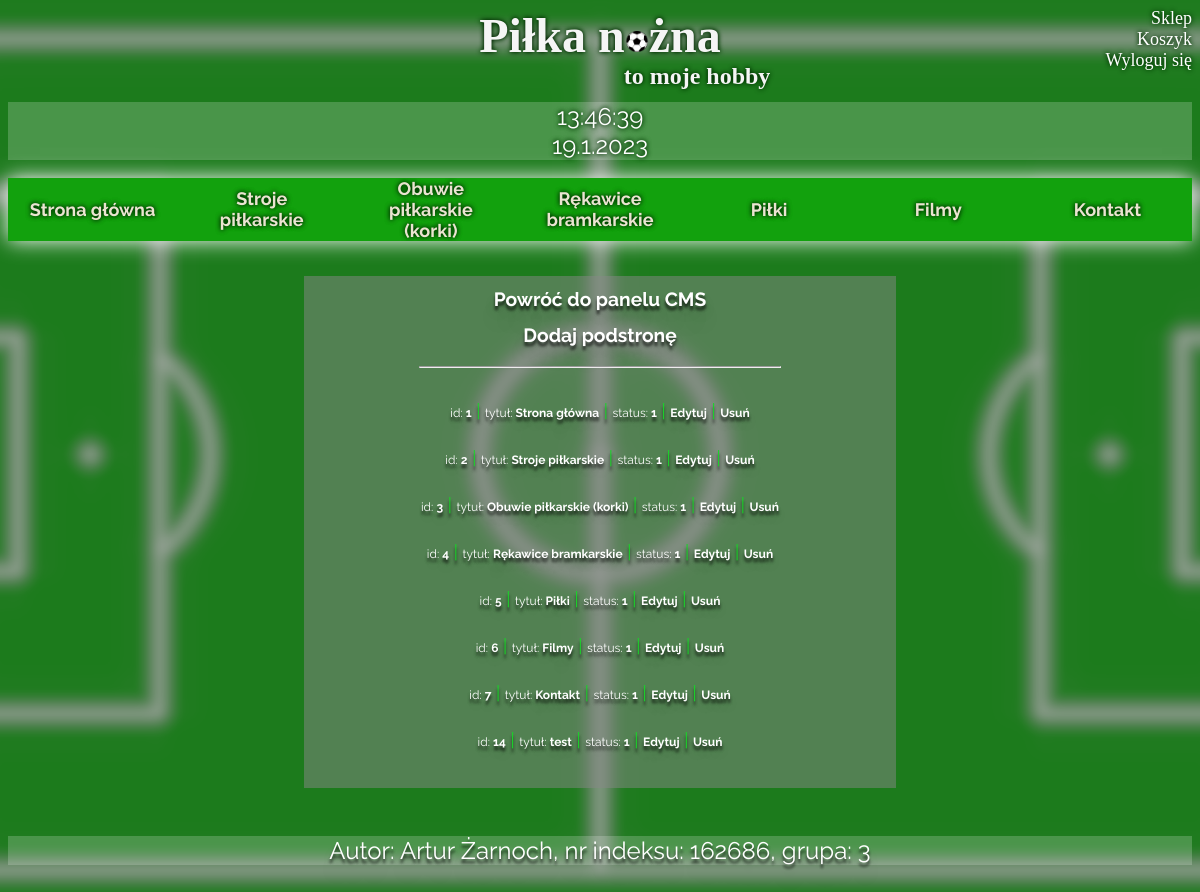
The page /?idp=panel_cms&podstrony (signed in) on the database its author committed.
### tables this page shows
CREATE TABLE `page_list` (
  `id` int(11) NOT NULL,
  `page_title` varchar(255) NOT NULL,
  `page_content` mediumtext NOT NULL,
  `alias` varchar(20) NOT NULL,
  `status` int(11) NOT NULL DEFAULT 1
);

### admin/podstrony.php (the view, shortened to what this page needs)
<?php
    if (isset($_SESSION['auth']) && $_SESSION['auth'] === true && $_SESSION['logged'] === true) {
        function ListaPodstron() {
            require(dirname(__DIR__, 1). '/cfg.php');
            $query = "SELECT * FROM page_list LIMIT 100";
            $sth = $dbh->prepare($query);
            $sth->setFetchMode(PDO::FETCH_ASSOC);
            $sth->execute();
            echo('
                <link rel="stylesheet" href="css/admin.css">
                <div class="strony">
                <a href="?idp=panel_cms" id="dodaj" style="font-size:1.6vw; margin-bottom:10%;">Powróć do panelu CMS</a><br/><br/>
                <a href="?idp=panel_cms&podstrony&add" id="dodaj" style="font-size:1.6vw; margin-bottom:10%;">Dodaj podstronę</a><br/><br/>
                <hr style="width:30vw;"><br/>
                ');
            if ($sth->rowCount() > 0) {
                while ($row = $sth->fetch()) {
                    echo("<p>
                    id: <b>" . $row["id"] .
                    "</b><label class='kreska'> | </label> tytuł: <b>" . $row["page_title"] .
                    "</b><label class='kreska'> | </label> status: <b>" . $row['status'] .
                    "</b><label class='kreska'> | </label> <a href='?idp=panel_cms&podstrony&edit=" . $row['id'] . "
                    ' id='edytuj'> <b>Edytuj</b></a>" . "<label class='kreska'> | </label> <a href='?idp=panel_cms&podstrony&del=" . $row['id'] . "
                    ' id='usun' onMouseOver=this.style.color='rgb(255,20,60)' onMouseOut=this.style.color='rgb(255,255,255)'> <b>Usuń</b></a><br><br></p>"
                    );
                }
                echo ("</div>");
            } else {
                echo "Brak wyników";
            }
        }
    if (!(isset($_GET['add']) || isset($_GET['edit']) || isset($_GET['del'])))
        ListaPodstron();
    }
?>

### css/style.css (style rules this page uses)
body { background: url("../img/football_field.png") no-repeat center center fixed; background-size: cover; overflow-x: hidden; }

### css/admin.css (style rules this page uses)
.strony { font-family: 'Raleway'; color: white; padding-top: 1%; padding-bottom: 1%; font-size: 1vw; text-align: center; width: 50%; margin-left: auto; margin-right: auto; background-color: rgba(136, 135, 135, 0.5); text-shadow: 0px 4px 3px rgba(0, 0, 0, 0.4), 0px 4px 3px rgba(0, 0, 0, 0.4), 0px 8px 13px rgba(0, 0, 0, 0.1), 0px 18px 23px rgba(0, 0, 0, 0.1); }
.strony a:link { font-family: 'Raleway', sans-serif; font-weight: bold; color: rgb(255, 255, 255); padding-bottom: 1%; font-size: 1vw; text-align: center; text-decoration: none; }
.kreska { color: rgb(27, 212, 42); font-size: 1.5vw; }

### rows shown on the page
page_list: id "1", page_title "Strona główna", status "1"
page_list: id "2", page_title "Stroje piłkarskie", status "1"
page_list: id "3", page_title "Obuwie piłkarskie (korki)", status "1"
page_list: id "4", page_title "Rękawice bramkarskie", status "1"
page_list: id "5", page_title "Piłki", status "1"
page_list: id "6", page_title "Filmy", status "1"
page_list: id "7", page_title "Kontakt", status "1"
page_list: id "14", page_title "test", status "1"

### other values the page prints
$nr_indeksu "162686"
$nrGrupy "3"
